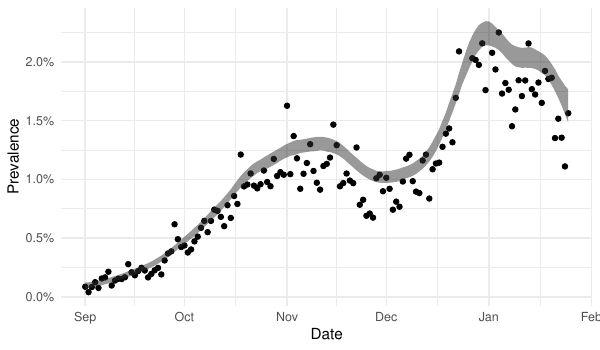

The script that saved this image:
suppressMessages(library(dplyr))
library(ggdist)
library(tidyr)
library(ggplot2)
source(here::here("utils.R"))

raw_counts = readr::read_csv(
    here::here("SEIR", "CIS", "data.csv"),
    col_types = readr::cols(
        region = readr::col_character(),
        date = readr::col_date(format = ""),
        age = readr::col_character(),
        num_tests = readr::col_double(),
        obs_positives = readr::col_double()
    )
) |>
    summarise(
        num_tests = sum(num_tests),
        obs_positives = sum(obs_positives),
        .by = date
    ) |>
    mutate(
        # Add exact 95% CI using binom package
        binom::binom.confint(
            obs_positives, num_tests, conf.level = 0.95,
            method = "exact"
        ),
    )

corrected_model = readRDS(
    here::here("transmission", "outputs", "region.rds")
) |>
    filter(region == "England") |>
    group_by(date) |>
    mean_qi(prevalence)

counts_to_plot = raw_counts |>
    filter(
        num_tests > 100,
        between(date, min(corrected_model$date), max(corrected_model$date))
    )

plot_positivity = ggplot() +
    geom_point(
        aes(date, mean),
        data = counts_to_plot
    ) +
    geom_ribbon(
        aes(date, prevalence, ymin = .lower, ymax = .upper),
        data = corrected_model,
        alpha = 0.5
    ) +
    scale_y_continuous(labels = scales::label_percent()) +
    labs(
        x = "Date",
        y = "Prevalence"
    ) +
    standard_plot_theming() +
    theme(legend.position = "none")
ggsave(
    here::here("biology-data", "CIS-positivity.pdf"),
    plot_positivity,
    width = 6,
    height = 3.5
)

plot_num_tests = raw_counts |>
    ggplot() +
    geom_col(
        aes(date, num_tests),
    ) +
    coord_cartesian(
        c(min(corrected_model$date), max(corrected_model$date))
    ) +
    labs(
        x = "Date",
        y = "Number of tests"
    ) +
    standard_plot_theming()
ggsave(
    here::here("biology-data", "CIS-num-tests.pdf"),
    plot_num_tests,
    width = 6,
    height = 3.5
)